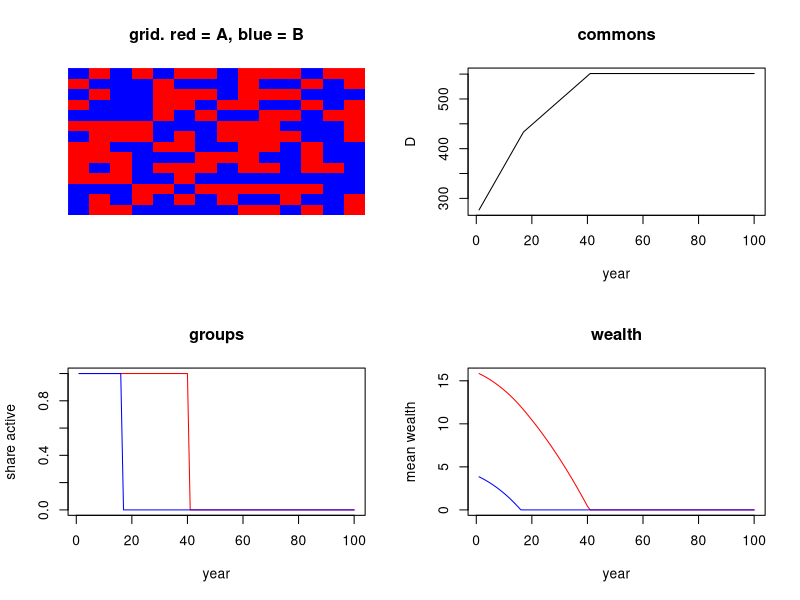

The R source for this figure:
#model 00b. model 00a plus a wealth gap. group A starts with k times the wealth of group B.
#k = 1 gives model 00a back. mean wealth stays at r0 whatever k is.

rm(list=ls())
set.seed(100)

nd=14
T=100
r0=10          #mean start wealth
k=4            #wealth ratio A to B. 1 = equal
rB=2*r0/(1+k)  #start wealth B
rA=k*rB        #start wealth A
c=0.1          #cost of restraining
alpha=0.05     #emission per emitter per year
D0=267         #excess CO2 today
dg=2e-6        #damage dg*D^2

N=nd*nd
group=array(0,dim=c(nd,nd))
resource=array(0,dim=c(nd,nd))
strat=array(1,dim=c(nd,nd))   #1 = emit, everyone starts emitting
grid=array(0,dim=c(nd,nd))
payoff=array(0,dim=c(nd,nd))
alive=array(1,dim=c(nd,nd))

#two groups, 50/50, random places. 0 = group A, 1 = group B
tmp=sample(c(rep(0,N/2),rep(1,N/2)))
n=0
for(i in 1:nd){ for(j in 1:nd){
  n=n+1; group[i,j]=tmp[n]
  if(group[i,j]==0) resource[i,j]=rA else resource[i,j]=rB
}}
D=D0

DH=numeric(T); AH=numeric(T); BH=numeric(T); RH=numeric(T); WA=numeric(T); WB=numeric(T)

for(t in 1:T){

  #1 act. 1 = emit, 0 = restrain
  for(i in 1:nd){ for(j in 1:nd){
    if(alive[i,j]==0){ grid[i,j]=0; next }
    grid[i,j]=strat[i,j]
    if(resource[i,j]<c) grid[i,j]=1
  }}

  #2 commons. emissions go in, nothing comes out
  nem=sum(alive==1 & grid==1)
  D=D+alpha*nem

  #3 pay
  for(i in 1:nd){ for(j in 1:nd){
    if(alive[i,j]==0){ payoff[i,j]=0; next }
    if(grid[i,j]==1) payoff[i,j]=-dg*D*D else payoff[i,j]=-c-dg*D*D
    resource[i,j]=resource[i,j]+payoff[i,j]
    if(resource[i,j]<=0){ alive[i,j]=0; resource[i,j]=0; grid[i,j]=0 }
  }}

  #4 copy the best of self and 4 neighbours
  newstrat=strat
  for(i in 1:nd){ for(j in 1:nd){
    if(alive[i,j]==0) next
    if(i-1==0) am=nd else am=i-1
    if(i+1>nd) ap=1 else ap=i+1
    if(j-1==0) bm=nd else bm=j-1
    if(j+1>nd) bp=1 else bp=j+1
    best=payoff[i,j]; bests=strat[i,j]
    for(nb in list(c(ap,j),c(am,j),c(i,bp),c(i,bm))){
      x=nb[1]; y=nb[2]
      if(alive[x,y]==0) next
      if(payoff[x,y]>best){ best=payoff[x,y]; bests=grid[x,y] }
    }
    newstrat[i,j]=bests
  }}
  strat=newstrat

  DH[t]=D
  AH[t]=mean(alive[group==0]); BH[t]=mean(alive[group==1])
  RH[t]=if(sum(alive)>0) 1-mean(grid[alive==1]) else NA
  WA[t]=mean(resource[group==0]); WB[t]=mean(resource[group==1])
}

par(mfrow=c(2,2))
image(group,col=c("red","blue"),axes=FALSE,main="grid. red = A, blue = B")
plot(DH,type="l",xlab="year",ylab="D",main="commons")
plot(AH,type="l",col="red",ylim=c(0,1),xlab="year",ylab="share active",main="groups")
lines(BH,col="blue")
plot(WA,type="l",col="red",ylim=c(0,max(WA)),xlab="year",ylab="mean wealth",main="wealth")
lines(WB,col="blue")

cat("A out:",if(any(AH==0)) min(which(AH==0)) else NA,"  B out:",if(any(BH==0)) min(which(BH==0)) else NA,"\n")
